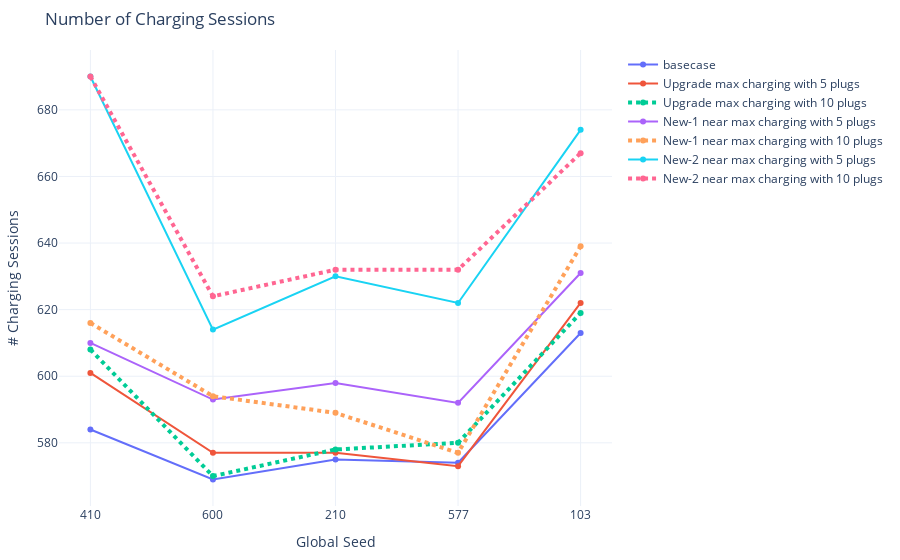

Notebook code for this chart:
### Markdown cell above
#### 5.3 Charging and Waiting Sessions

### Code cell
# charging_sessions count
fig = go.Figure()
fig.add_trace(go.Scatter(x=seeds, y=count_stats[(500 <= count_stats['analysis_id']) & (count_stats['analysis_id']<= 504)].sort_values('analysis_id')['cs_count'],
                    mode='lines+markers',
                    name='basecase'))
fig.add_trace(go.Scatter(x=seeds, y=count_stats[(536 <= count_stats['analysis_id']) & (count_stats['analysis_id']<= 540)].sort_values('analysis_id')['cs_count'],
                    mode='lines+markers',
                    name='Upgrade max charging with 5 plugs'))
fig.add_trace(go.Scatter(x=seeds, y=count_stats[(541 <= count_stats['analysis_id']) & (count_stats['analysis_id']<= 545)].sort_values('analysis_id')['cs_count'],
                    mode='lines+markers',
                    name='Upgrade max charging with 10 plugs', line=dict(width=4, dash='dot')))
fig.add_trace(go.Scatter(x=seeds, y=count_stats[(546 <= count_stats['analysis_id']) & (count_stats['analysis_id']<= 550)].sort_values('analysis_id')['cs_count'],
                    mode='lines+markers',
                    name='New-1 near max charging with 5 plugs'))
fig.add_trace(go.Scatter(x=seeds, y=count_stats[(551 <= count_stats['analysis_id']) & (count_stats['analysis_id']<= 555)].sort_values('analysis_id')['cs_count'],
                    mode='lines+markers',
                    name='New-1 near max charging with 10 plugs', line=dict(width=4, dash='dot')))
fig.add_trace(go.Scatter(x=seeds, y=count_stats[(556 <= count_stats['analysis_id']) & (count_stats['analysis_id']<= 560)].sort_values('analysis_id')['cs_count'],
                    mode='lines+markers',
                    name='New-2 near max charging with 5 plugs'))
fig.add_trace(go.Scatter(x=seeds, y=count_stats[(561 <= count_stats['analysis_id']) & (count_stats['analysis_id']<= 565)].sort_values('analysis_id')['cs_count'],
                    mode='lines+markers',
                    name='New-2 near max charging with 10 plugs', line=dict(width=4, dash='dot')))
fig.update_xaxes(type='category')
fig.update_layout(margin=dict(l=20, r=20, t=50, b=20), uniformtext_minsize=8, uniformtext_mode='hide', template='plotly_white', title_text = 'Number of Charging Sessions',
        showlegend = True, yaxis_title="# Charging Sessions", 
                  xaxis_title="Global Seed", )
fig.show()

### Figure 1 — Plotly figure (JSON) as saved in the notebook; plotly's stock layout.template omitted (floating-point values rounded to 4 significant figures)
{"data": [{"mode": "lines+markers", "name": "basecase", "type": "scatter", "x": ["410", "600", "210", "577", "103"], "y": [584, 569, 575, 574, 613]}, {"mode": "lines+markers", "name": "Upgrade max charging with 5 plugs", "type": "scatter", "x": ["410", "600", "210", "577", "103"], "y": [601, 577, 577, 573, 622]}, {"line": {"dash": "dot", "width": 4}, "mode": "lines+markers", "name": "Upgrade max charging with 10 plugs", "type": "scatter", "x": ["410", "600", "210", "577", "103"], "y": [608, 570, 578, 580, 619]}, {"mode": "lines+markers", "name": "New-1 near max charging with 5 plugs", "type": "scatter", "x": ["410", "600", "210", "577", "103"], "y": [610, 593, 598, 592, 631]}, {"line": {"dash": "dot", "width": 4}, "mode": "lines+markers", "name": "New-1 near max charging with 10 plugs", "type": "scatter", "x": ["410", "600", "210", "577", "103"], "y": [616, 594, 589, 577, 639]}, {"mode": "lines+markers", "name": "New-2 near max charging with 5 plugs", "type": "scatter", "x": ["410", "600", "210", "577", "103"], "y": [690, 614, 630, 622, 674]}, {"line": {"dash": "dot", "width": 4}, "mode": "lines+markers", "name": "New-2 near max charging with 10 plugs", "type": "scatter", "x": ["410", "600", "210", "577", "103"], "y": [690, 624, 632, 632, 667]}], "layout": {"autosize": true, "margin": {"b": 20, "l": 20, "r": 20, "t": 50}, "showlegend": true, "title": {"text": "Number of Charging Sessions"}, "uniformtext": {"minsize": 8, "mode": "hide"}, "xaxis": {"autorange": true, "range": [-0.2363, 4.236], "title": {"text": "Global Seed"}, "type": "category"}, "yaxis": {"autorange": true, "range": [560.6, 698.4], "title": {"text": "# Charging Sessions"}, "type": "linear"}}}
